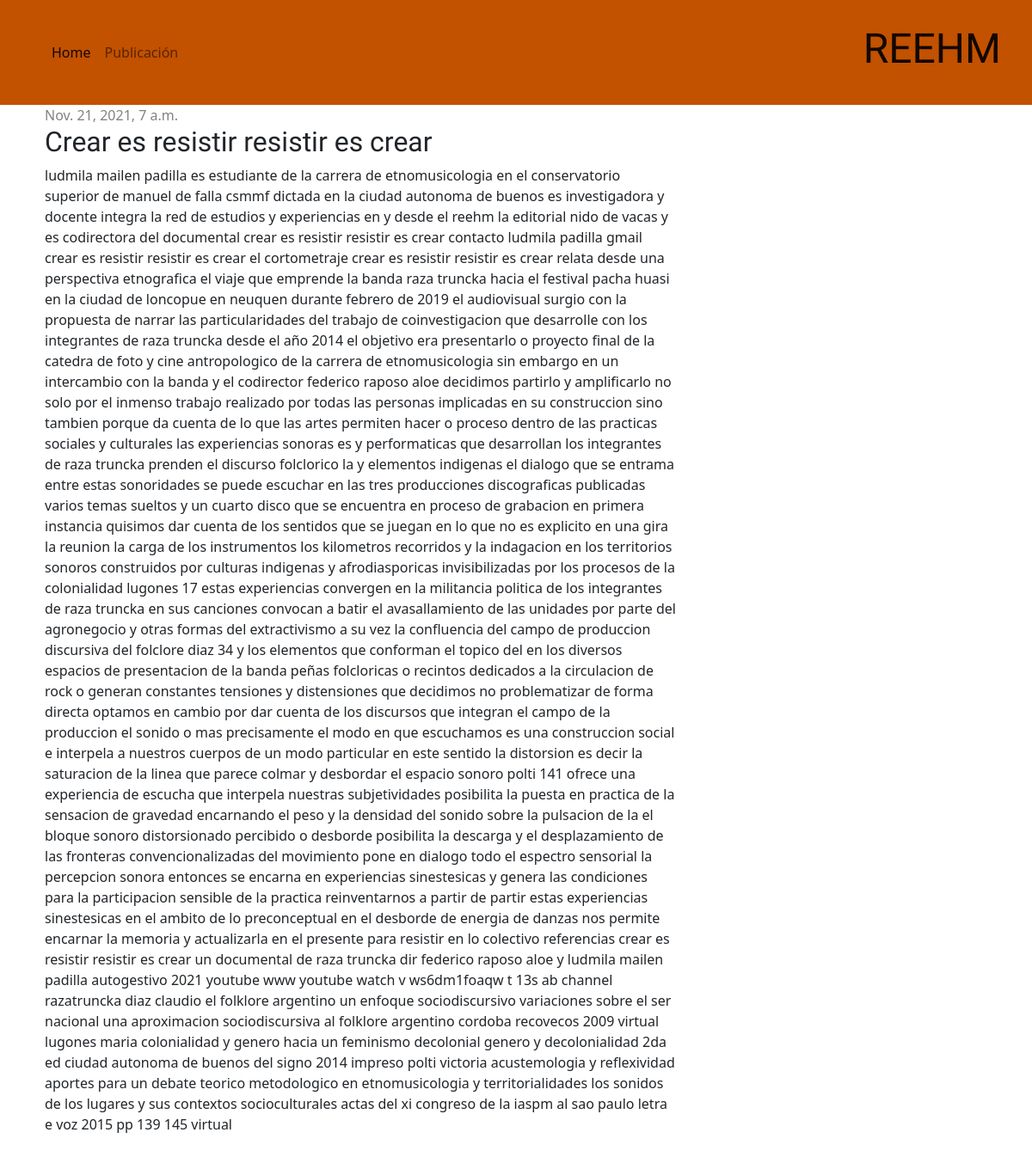
The page /post/crear-es-resistir-resistir-es-crear/ on the database its author committed.
### blog/models.py (models this page shows, shortened)
class Post(models.Model):
    slug = models.SlugField(blank=True, null=True)
    author = models.ForeignKey('auth.User', on_delete=models.CASCADE)
    title = models.CharField(max_length=200)
    text = models.TextField()
    created_date = models.DateTimeField(
            default=timezone.now)
    published_date = models.DateTimeField(
            blank=True, null=True)

### blog/views.py (the view)
# urls.py: path('post/<slug:slug>/', views.post_detail, name='post_detail'),
def post_detail(request, slug):
    post = get_object_or_404(Post, slug=slug)
    return render(request, 'blog/post_detail.html', {'post': post})

### blog/templates/blog/post_detail.html
{% extends 'blog/base.html' %}
{% block content %}
    <div class="post">
        {% if post.published_date %}
            <div class="date">
                {{ post.published_date }}
            </div>
        {% endif %}
        <h2>{{ post.title }}</h2>
        <p>{{ post.text|linebreaksbr }}</p>
    </div>
{% endblock %}

### blog/static/css/blog.css (style rules this page uses)
h1, h2, h3, h4 { font-family: 'Lobster', cursive; }
.date { color: #828282; }
.post { margin-bottom: 70px; }

### rows shown on the page
Post: published_date "Nov. 21, 2021, 7 a.m.", title "Crear es resistir resistir es crear", text "ludmila mailen padilla es estudiante de la carrera de etnomusicologia en el conservatorio superior de manuel de falla csmmf dictada en la ciudad autonoma de buenos es investigadora y docente integra la red de estudios y experiencias en y desde el reehm la editorial nido de vacas y es codirectora del documental crear es resistir resistir es crear contacto ludmila padilla gmail crear es resistir resistir es crear el cortometraje crear es resistir resistir es crear relata desde una perspectiva etnografica el viaje que emprende la banda raza truncka hacia el festival pacha huasi en la ciudad de loncopue en neuquen durante febrero de 2019 el audiovisual surgio con la propuesta de narrar las…"
